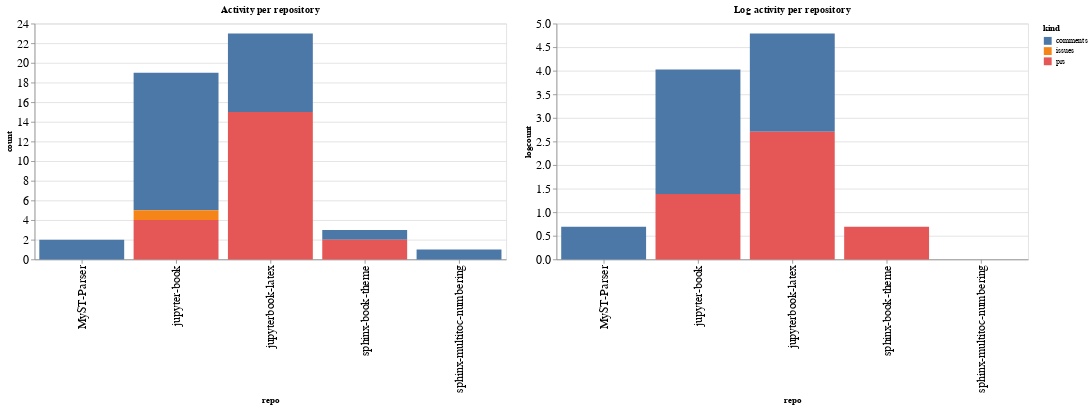

Here is the notebook cell this chart was saved with:
### Code cell
ch1 = alt.Chart(repo_summaries, width=600, title="Activity per repository").mark_bar().encode(
    x='repo',
    y='count',
    color='kind',
    tooltip="kind"
)

ch2 = alt.Chart(repo_summaries, width=600, title="Log activity per repository").mark_bar().encode(
    x='repo',
    y='logcount',
    color='kind',
    tooltip="kind"
)

ch1 | ch2

### Figure 1 — Vega-Lite specification as saved in the notebook (floating-point values rounded to 4 significant figures)
{"config": {"axisLeft": {"labelFontSize": 15}, "axisBottom": {"labelFontSize": 15}}, "hconcat": [{"mark": "bar", "encoding": {"color": {"type": "nominal", "field": "kind"}, "tooltip": {"type": "nominal", "field": "kind"}, "x": {"type": "nominal", "field": "repo"}, "y": {"type": "quantitative", "field": "count"}}, "title": "Activity per repository", "width": 600}, {"mark": "bar", "encoding": {"color": {"type": "nominal", "field": "kind"}, "tooltip": {"type": "nominal", "field": "kind"}, "x": {"type": "nominal", "field": "repo"}, "y": {"type": "quantitative", "field": "logcount"}}, "title": "Log activity per repository", "width": 600}], "data": {"name": "data-d565d7963237d4d75bffac5169cb304e"}, "$schema": "https://vega.github.io/schema/vega-lite/v4.8.1.json", "datasets": {"data-d565d7963237d4d75bffac5169cb304e": [{"repo": "MyST-Parser", "kind": "comments", "count": 2, "logcount": 0.6931}, {"repo": "jupyter-book", "kind": "comments", "count": 14, "logcount": 2.639}, {"repo": "jupyter-book", "kind": "issues", "count": 1, "logcount": 0.0}, {"repo": "jupyter-book", "kind": "prs", "count": 4, "logcount": 1.386}, {"repo": "jupyterbook-latex", "kind": "comments", "count": 8, "logcount": 2.079}, {"repo": "jupyterbook-latex", "kind": "prs", "count": 15, "logcount": 2.708}, {"repo": "sphinx-book-theme", "kind": "comments", "count": 1, "logcount": 0.0}, {"repo": "sphinx-book-theme", "kind": "prs", "count": 2, "logcount": 0.6931}, {"repo": "sphinx-multitoc-numbering", "kind": "comments", "count": 1, "logcount": 0.0}]}}
